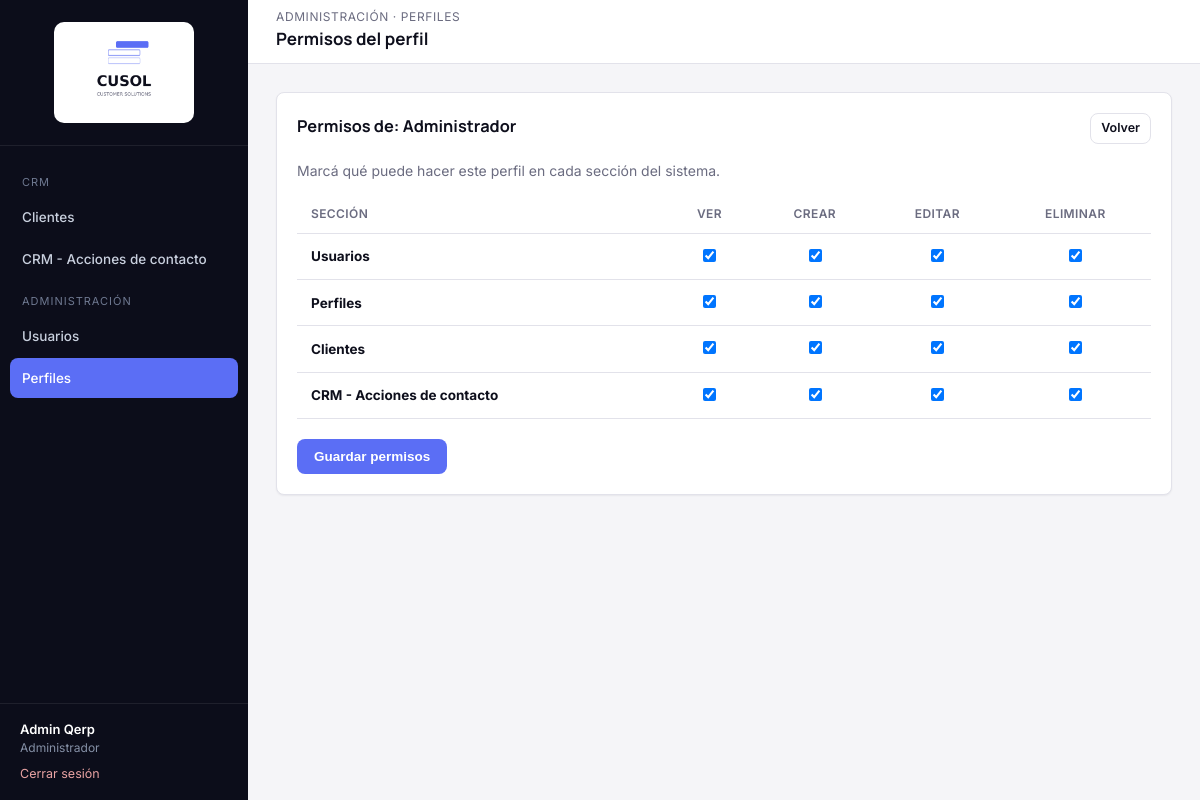
The page /modules/perfiles/permisos.php?id=1 (signed in) on the database as committed earlier.
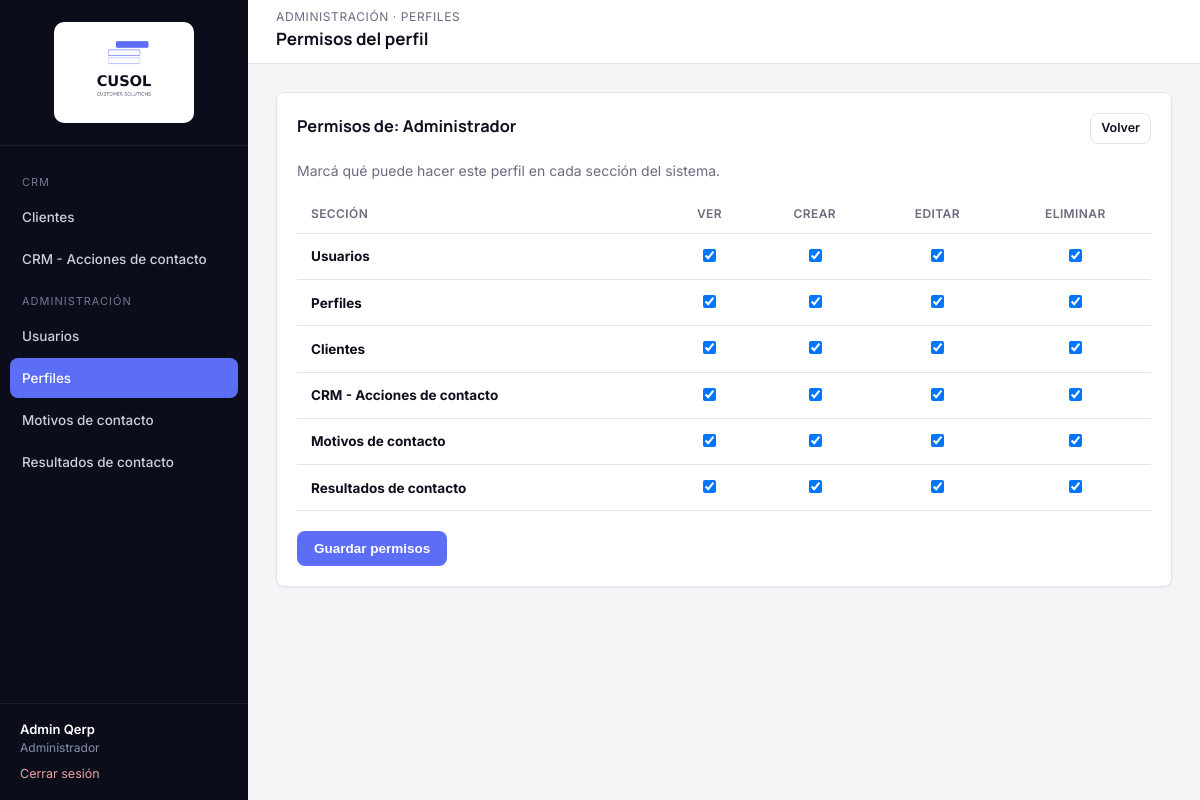
The same page on the database as committed later.
### tables this page shows
CREATE TABLE qerp_secciones (
  id INT PRIMARY KEY AUTO_INCREMENT,
  nombre VARCHAR(100) NOT NULL,
  slug VARCHAR(100) NOT NULL UNIQUE,
  icono VARCHAR(50) DEFAULT NULL,
  grupo VARCHAR(50) NOT NULL DEFAULT 'General',
  orden INT DEFAULT 0
);

CREATE TABLE qerp_perfiles (
  id INT PRIMARY KEY AUTO_INCREMENT,
  nombre VARCHAR(50) NOT NULL,
  descripcion VARCHAR(255) DEFAULT NULL,
  activo TINYINT(1) NOT NULL DEFAULT 1,
  solo_ve_sus_clientes TINYINT(1) NOT NULL DEFAULT 0,
  creado_en DATETIME DEFAULT CURRENT_TIMESTAMP
);

CREATE TABLE qerp_perfil_permisos (
  perfil_id INT NOT NULL,
  seccion_id INT NOT NULL,
  ver TINYINT(1) NOT NULL DEFAULT 0,
  crear TINYINT(1) NOT NULL DEFAULT 0,
  editar TINYINT(1) NOT NULL DEFAULT 0,
  eliminar TINYINT(1) NOT NULL DEFAULT 0,
  PRIMARY KEY (perfil_id, seccion_id),
  FOREIGN KEY (perfil_id) REFERENCES qerp_perfiles(id) ON DELETE CASCADE,
  FOREIGN KEY (seccion_id) REFERENCES qerp_secciones(id) ON DELETE CASCADE
);

### includes/funciones.php (called while the page is built, shortened)
<?php
function estaLogueado(): bool
{
    return isset($_SESSION['usuario_id']);
}
function usuarioActual(): ?array
{
    return [
        'id'         => $_SESSION['usuario_id'],
        'nombre'     => $_SESSION['usuario_nombre'],
        'apellido'   => $_SESSION['usuario_apellido'],
        'mail'       => $_SESSION['usuario_mail'],
        'perfil_id'  => $_SESSION['perfil_id'],
        'perfil'     => $_SESSION['perfil_nombre'],
    ];
}
function tienePermiso(PDO $pdo, string $slugSeccion, string $accion = 'ver'): bool
{
    $accionesValidas = ['ver', 'crear', 'editar', 'eliminar'];
    static $cache = [];
    $clave = $_SESSION['perfil_id'] . '-' . $slugSeccion;
    if (!isset($cache[$clave])) {
        $stmt = $pdo->prepare(
            "SELECT pp.ver, pp.crear, pp.editar, pp.eliminar
             FROM qerp_perfil_permisos pp
             INNER JOIN qerp_secciones s ON s.id = pp.seccion_id
             WHERE pp.perfil_id = :perfil_id AND s.slug = :slug
             LIMIT 1"
        );
        $stmt->execute([
            ':perfil_id' => $_SESSION['perfil_id'],
            ':slug'      => $slugSeccion,
        ]);
        $cache[$clave] = $stmt->fetch() ?: ['ver' => 0, 'crear' => 0, 'editar' => 0, 'eliminar' => 0];
    }
    return (bool) $cache[$clave][$accion];
}
function requerirPermiso(PDO $pdo, string $slugSeccion, string $accion = 'ver'): void
{
    if (!tienePermiso($pdo, $slugSeccion, $accion)) {
        http_response_code(403);
        include __DIR__ . '/../includes/403.php';
        exit;
    }
}
function asset(string $ruta): string
{
    $rutaFs = $_SERVER['DOCUMENT_ROOT'] . QERP_URL_BASE . $ruta;
    $version = file_exists($rutaFs) ? filemtime($rutaFs) : time();
    return QERP_URL_BASE . $ruta . '?v=' . $version;
}
function e(?string $valor): string
{
    return htmlspecialchars($valor ?? '', ENT_QUOTES, 'UTF-8');
}
function obtenerSeccionesMenu(PDO $pdo): array
{
    $stmt = $pdo->query('SELECT * FROM qerp_secciones ORDER BY orden ASC');
    return $stmt->fetchAll();
}

### modules/perfiles/permisos.php (the view, shortened to what this page needs)
<?php
require_once __DIR__ . '/../../config/conexion.php';
require_once __DIR__ . '/../../includes/funciones.php';
requerirPermiso($pdo, 'perfiles', 'editar');
$tituloPagina = 'Permisos del perfil';
$eyebrowPagina = 'Administración · Perfiles';
$slugSeccionActual = 'perfiles';
$id = (int) ($_GET['id'] ?? 0);
$stmt = $pdo->prepare('SELECT * FROM qerp_perfiles WHERE id = :id');
$stmt->execute([':id' => $id]);
$perfil = $stmt->fetch();
$secciones = $pdo->query('SELECT * FROM qerp_secciones ORDER BY orden')->fetchAll();
$stmt = $pdo->prepare('SELECT * FROM qerp_perfil_permisos WHERE perfil_id = :id');
$stmt->execute([':id' => $id]);
$permisosActuales = [];
foreach ($stmt->fetchAll() as $row) {
    $permisosActuales[$row['seccion_id']] = $row;
}
include __DIR__ . '/../../includes/header.php';
?>
<div class="card">
    <div class="card-header">
        <h3>Permisos de: <?= e($perfil['nombre']) ?></h3>
        <a href="index.php" class="btn btn-outline btn-sm">Volver</a>
    </div>
    <p style="color:var(--muted); margin-top:0;">
        Marcá qué puede hacer este perfil en cada sección del sistema.
    </p>
    <form method="post">
        <table class="tabla-qerp">
            <thead>
                <tr>
                    <th>Sección</th>
                    <th style="text-align:center;">Ver</th>
                    <th style="text-align:center;">Crear</th>
                    <th style="text-align:center;">Editar</th>
                    <th style="text-align:center;">Eliminar</th>
                </tr>
            </thead>
            <tbody>
                <?php foreach ($secciones as $s):
                    $actual = $permisosActuales[$s['id']] ?? ['ver' => 0, 'crear' => 0, 'editar' => 0, 'eliminar' => 0];
                ?>
                <tr>
                    <td><strong><?= e($s['nombre']) ?></strong></td>
                    <?php foreach (['ver', 'crear', 'editar', 'eliminar'] as $accion): ?>
                        <td style="text-align:center;">
                            <input type="checkbox" style="width:auto;"
                                   name="permiso[<?= (int) $s['id'] ?>][<?= $accion ?>]"
                                   <?= $actual[$accion] ? 'checked' : '' ?>>
                        </td>
                    <?php endforeach; ?>
                </tr>
                <?php endforeach; ?>
            </tbody>
        </table>
        <div style="display:flex; gap:10px; margin-top:20px;">
            <button type="submit" class="btn btn-primary">Guardar permisos</button>
        </div>
    </form>
</div>
<?php include __DIR__ . '/../../includes/footer.php'; ?>

### includes/header.php (shortened to what this page needs)
<!DOCTYPE html>
<html lang="es">
<head>
    <link rel="stylesheet" href="<?= asset('/assets/css/style.css') ?>">
</head>
<body>
<div class="qerp-shell">
    <?php include __DIR__ . '/sidebar.php'; ?>
    <div class="qerp-main">
        <header class="qerp-header">
            <div>
                <?php if (!empty($eyebrowPagina)): ?>
                    <div class="eyebrow"><?= e($eyebrowPagina) ?></div>
                <?php endif; ?>
                <h1><?= e($tituloPagina ?? '') ?></h1>
            </div>
        </header>
        <main class="qerp-content">

### includes/sidebar.php (shortened to what this page needs)
<?php
$usuario = usuarioActual();
$secciones = obtenerSeccionesMenu($pdo);
$slugActual = $slugSeccionActual ?? '';
$grupos = [];
foreach ($secciones as $s) {
    $grupos[$s['grupo'] ?? 'General'][] = $s;
}
$ordenGrupos = ['CRM', 'Administración'];
?>
<aside class="qerp-sidebar" id="qerpSidebar">
    <div class="brand">
        <img src="<?= QERP_URL_BASE ?>/assets/img/logo-cusol.png" alt="CUSOL" class="logo-sidebar">
    </div>
    <nav class="qerp-nav">
        <?php foreach ($ordenGrupos as $grupo): ?>
            <?php
                $items = array_filter($grupos[$grupo] ?? [], fn($s) => tienePermiso($pdo, $s['slug'], 'ver'));
            ?>
            <div class="seccion-titulo"><?= e($grupo) ?></div>
            <?php foreach ($items as $s): ?>
                <a href="<?= QERP_URL_BASE ?>/modules/<?= e($s['slug']) ?>/index.php"
                   class="<?= $slugActual === $s['slug'] ? 'activo' : '' ?>">
                    <?= e($s['nombre']) ?>
                </a>
            <?php endforeach; ?>
        <?php endforeach; ?>
    </nav>
    <div class="usuario-box">
        <div class="nombre"><?= e($usuario['nombre'] . ' ' . $usuario['apellido']) ?></div>
        <div class="perfil"><?= e($usuario['perfil']) ?></div>
        <a class="salir" href="<?= QERP_URL_BASE ?>/login/logout.php">Cerrar sesión</a>
    </div>
</aside>

### includes/footer.php (shortened to what this page needs)
        </main>
    </div>
</div>
</body>
</html>

### assets/css/style.css (style rules this page uses)
:root { --bg: #F5F5F8; --surface: #FFFFFF; --ink: #0E0F1C; --muted: #6B6C80; --border: #E2E2EA; --navy: #0C0D1A; --navy-light: #1B1D2E; --navy-hover: #262940; --accent: #5B6EF5; --accent-light: #ECEEFE; --accent-hover: #3A4FD4; --danger: #DC2626; --danger-light: #FDECEC; --success: #15803D; --success-light: #E9F7EE; --warning: #B45309; --warning-light: #FEF3E2; --radius: 8px; --shadow-sm: 0 1px 2px rgba(16, 24, 38, 0.06); --shadow-md: 0 4px 16px rgba(16, 24, 38, 0.08); --sidebar-w: 248px; --header-h: 64px; }
* { box-sizing: border-box; }
html, body { margin: 0; padding: 0; background: var(--bg); color: var(--ink); font-family: 'Inter', -apple-system, BlinkMacSystemFont, 'Segoe UI', sans-serif; font-size: 14px; line-height: 1.5; }
h1, h2, h3, h4 { font-family: 'Manrope', 'Inter', sans-serif; font-weight: 700; color: var(--ink); margin: 0 0 4px 0; }
a { color: var(--accent); text-decoration: none; }
.qerp-shell { display: flex; min-height: 100vh; }
.qerp-sidebar { width: var(--sidebar-w); background: var(--navy); color: #C9D0DE; flex-shrink: 0; position: fixed; top: 0; left: 0; bottom: 0; display: flex; flex-direction: column; }
.qerp-sidebar .brand { display: flex; align-items: center; justify-content: center; padding: 22px 20px; border-bottom: 1px solid rgba(255,255,255,0.08); }
.logo-sidebar { width: 140px; height: auto; background: #fff; border-radius: 10px; padding: 10px 12px; }
.qerp-nav { padding: 16px 10px; flex: 1; overflow-y: auto; }
.qerp-nav .seccion-titulo { text-transform: uppercase; font-size: 11px; letter-spacing: 1px; color: #6E7890; padding: 12px 12px 6px; }
.qerp-nav a { display: flex; align-items: center; gap: 10px; padding: 10px 12px; border-radius: var(--radius); color: #C9D0DE; font-weight: 500; font-size: 13.5px; margin-bottom: 2px; }
.qerp-nav a.activo { background: var(--accent); color: #fff; }
.qerp-sidebar .usuario-box { padding: 16px 20px; border-top: 1px solid rgba(255,255,255,0.08); font-size: 13px; }
.qerp-sidebar .usuario-box .nombre { color: #fff; font-weight: 600; }
.qerp-sidebar .usuario-box .perfil { color: #8590A6; font-size: 12px; }
.qerp-sidebar .usuario-box a.salir { display: inline-block; margin-top: 8px; color: #E9A3A3; font-size: 12.5px; }
.qerp-main { margin-left: var(--sidebar-w); flex: 1; display: flex; flex-direction: column; min-height: 100vh; }
.qerp-header { height: var(--header-h); background: var(--surface); border-bottom: 1px solid var(--border); display: flex; align-items: center; justify-content: space-between; padding: 0 28px; position: sticky; top: 0; z-index: 10; }
.qerp-header h1 { font-size: 17px; }
.qerp-header .eyebrow { font-size: 12px; color: var(--muted); text-transform: uppercase; letter-spacing: 0.6px; }
.qerp-content { padding: 28px; flex: 1; }
.card { position: relative; background: var(--surface); border: 1px solid var(--border); border-radius: var(--radius); box-shadow: var(--shadow-sm); padding: 20px; }
.card-header { display: flex; align-items: center; justify-content: space-between; margin-bottom: 16px; }
.btn { display: inline-flex; align-items: center; gap: 6px; padding: 9px 16px; border-radius: var(--radius); border: 1px solid transparent; font-size: 13.5px; font-weight: 600; cursor: pointer; text-decoration: none !important; }
.btn-primary { background: var(--accent); color: #fff; }
.btn-outline { background: transparent; border-color: var(--border); color: var(--ink); }
.btn-sm { padding: 5px 10px; font-size: 12.5px; }
table.tabla-qerp { width: 100%; border-collapse: collapse; font-size: 13.5px; }
.tabla-qerp th { text-align: left; color: var(--muted); font-weight: 600; font-size: 12px; text-transform: uppercase; letter-spacing: 0.4px; padding: 10px 14px; border-bottom: 1px solid var(--border); }
.tabla-qerp td { padding: 12px 14px; border-bottom: 1px solid var(--border); color: var(--ink); }

Rows that differ between the two databases and show on the page:
added qerp_secciones: nombre "Motivos de contacto", id.crear "☑", id.editar "☑", id.eliminar "☑"
added qerp_secciones: nombre "Resultados de contacto", id.crear "☑", id.editar "☑", id.eliminar "☑"
added qerp_perfil_permisos: ver "☑"
added qerp_perfil_permisos: ver "☑"
